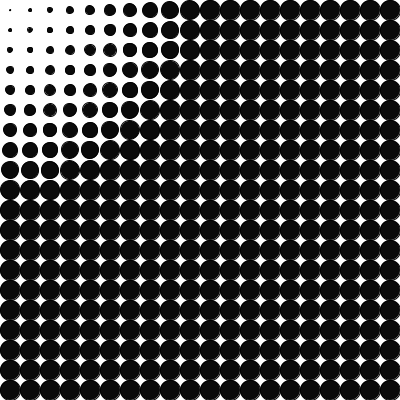
Frame 1 (no input)
Frame 60 (the mouse pressed at the canvas centre just before this capture): identical to frame 1, image omitted
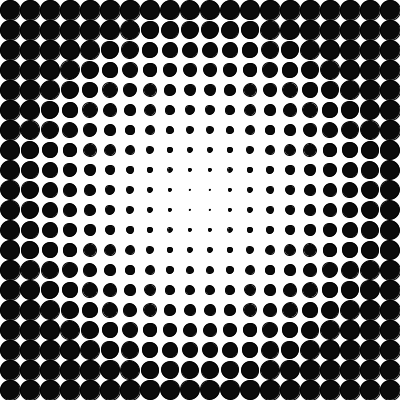
Frame 120 (the mouse held since frame 60 and released just before this capture)

The Processing sketch that drew these frames (run headless with seeded random() and noise(); from frame 60 on, the mouse is pressed at the canvas centre):

// Processing sketch: processing_68019
// ── processing_68019.pde

//请在屏幕上移动你的鼠标
//please put your mouse on the screen and then move it
void setup(){
size(400,400);
smooth();

}

void draw(){
  background(255);
  int R=10;
  fill(10);
  ellipseMode(RADIUS);
for (int x=R;x<=width-R;x+=2*R){
  for (int y=R;y<=height-R;y+=2*R){
    float d=dist(x,y,mouseX,mouseY);
    float power=d/20;
    if(power>R){
        ellipse(x,y,R,R);
     }else{
       ellipse(x,y,power,power);
    }
  }
 }
}
